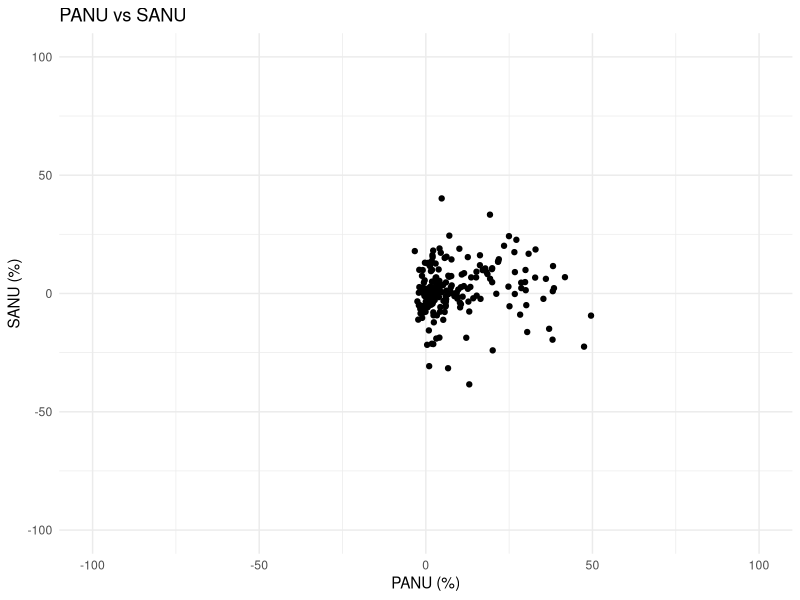
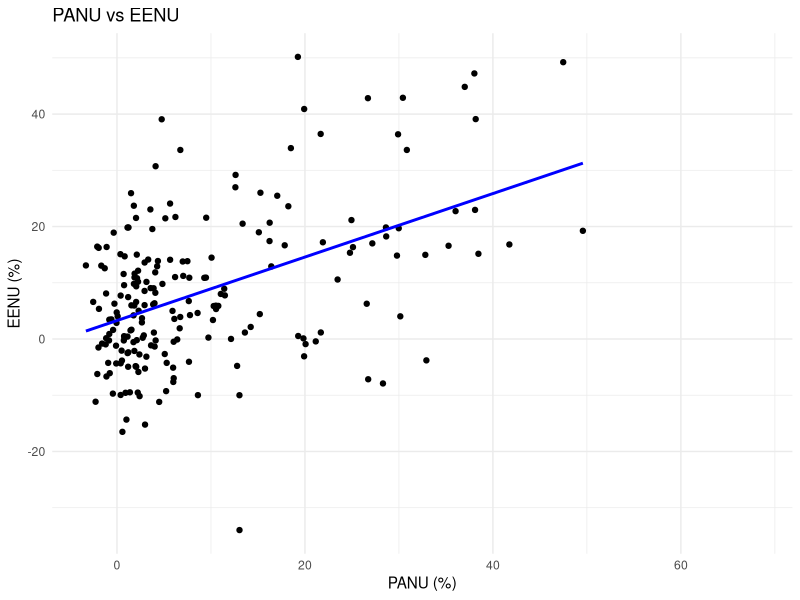
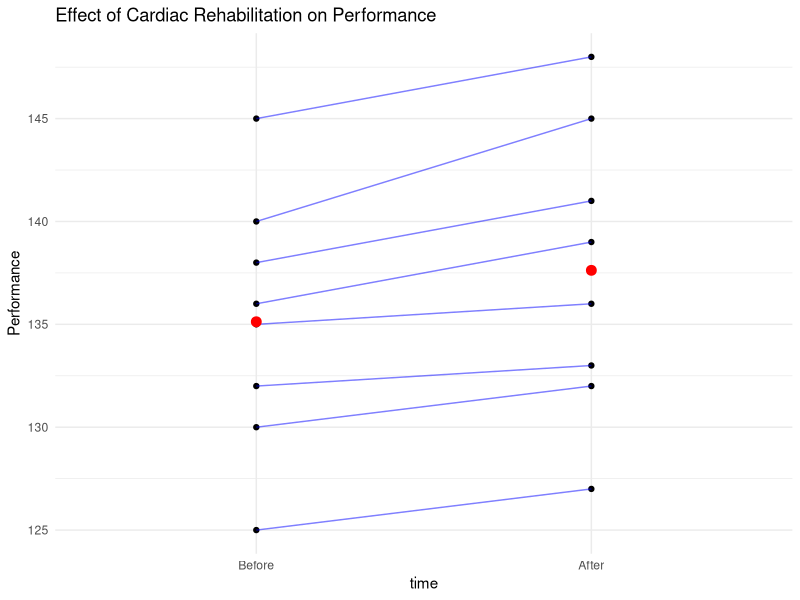
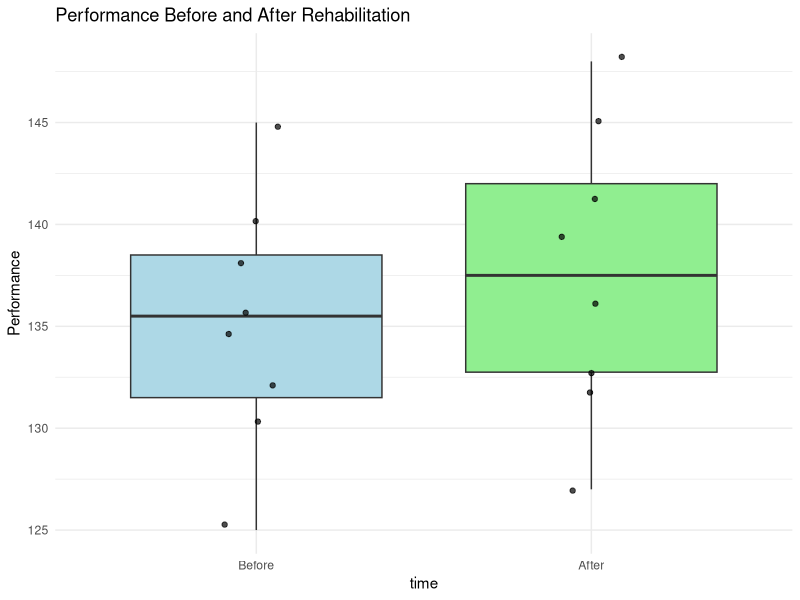
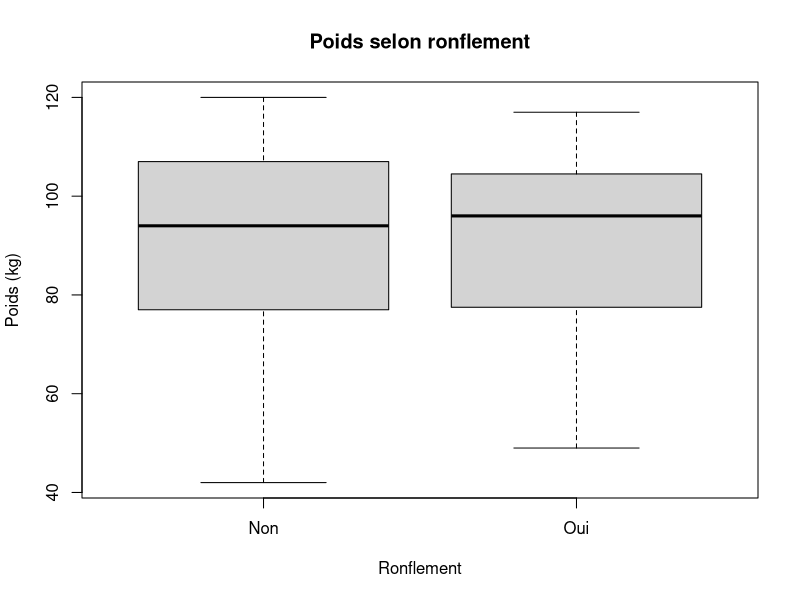
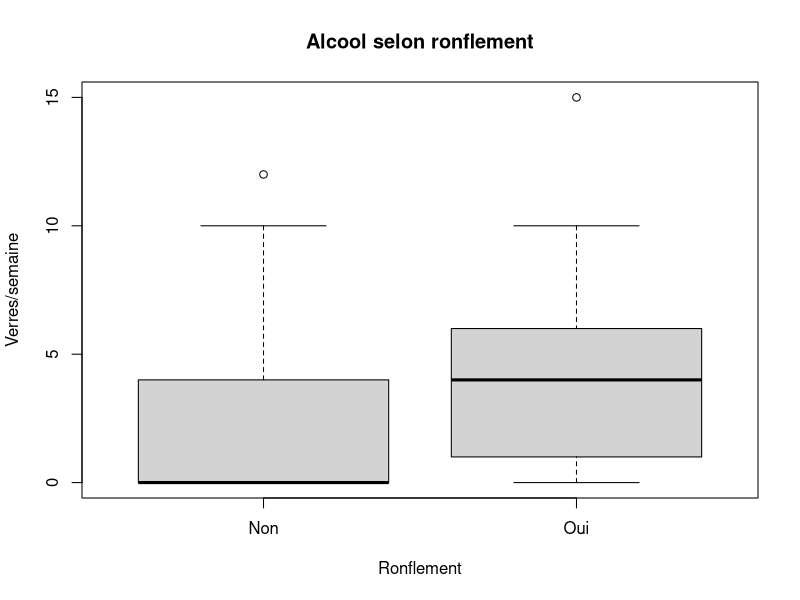
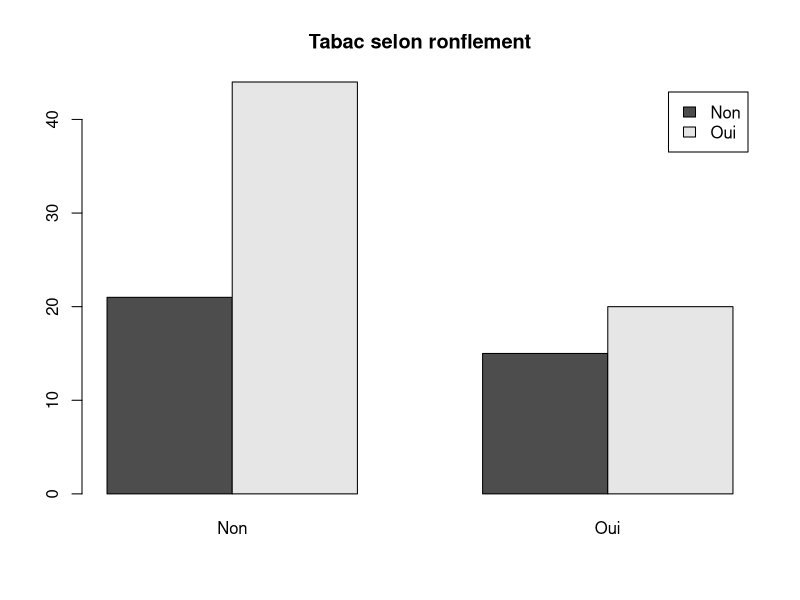
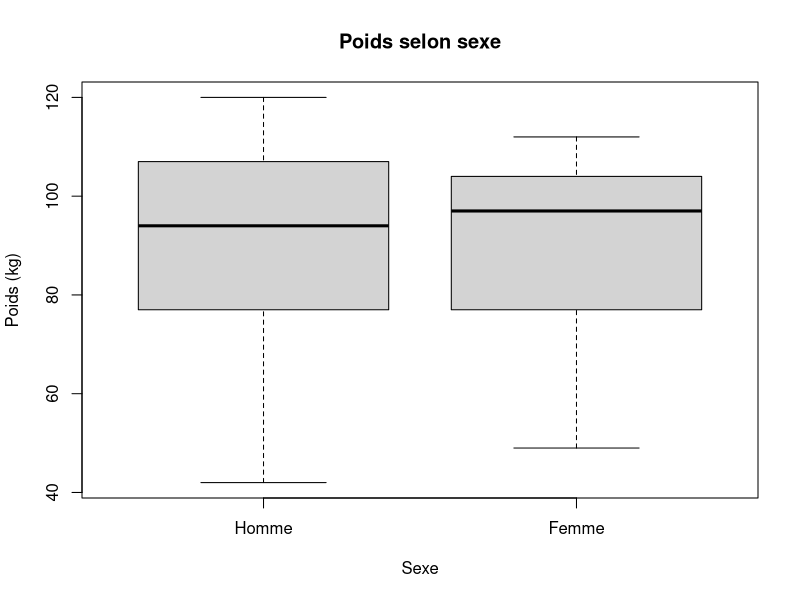

The R source for these figures, in order:
## ---- chunk 1
nonuse <- read.csv("data/test_data/NonUse.csv", sep=",", header=TRUE)
head(nonuse)
summary(nonuse)
## ---- chunk 2
cor.test(nonuse$PANU, nonuse$SANU, method="spearman")
## ---- chunk 3
cor.test(nonuse$PANU, nonuse$EENU, method="spearman")
## ---- chunk 4
library(ggplot2)
ggplot(nonuse, aes(x=PANU, y=SANU)) +
  geom_point() +
  xlim(-100, 100) +
  ylim(-100, 100) +
  labs(title="PANU vs SANU", x="PANU (%)", y="SANU (%)") +
  theme_minimal()
## ---- chunk 5
library(ggplot2)
ggplot(nonuse, aes(x=PANU, y=EENU)) +
  geom_point() +
  geom_smooth(method="lm", se=FALSE, color="blue") +
  #xlim(-100, 100) +
  #ylim(-100, 100) +
  labs(title="PANU vs EENU", x="PANU (%)", y="EENU (%)") +
  theme_minimal()
## ---- chunk 6
lm_sanu <- lm(SANU ~ PANU, data=nonuse)
summary(lm_sanu)
coef(lm_sanu)
slope <- coef(lm_sanu)[2]
intercept <- coef(lm_sanu)[1]
cat("Regression equation: SANU =", slope, "* PANU +", intercept, "\n")
## ---- chunk 7
nonuse <- read.csv("data/test_data/PrePost.csv", sep=",", header=TRUE)
head(nonuse)
summary(nonuse)
## ---- chunk 8
# Load libraries
library(dplyr)    # Data manipulation
library(tidyr)    # Pivoting
library(ggplot2)  # Plotting
library(readr)    # Read CSV

# Step 1: Read CSV
PrePost <- read.csv("data/test_data/PrePost.csv", sep = ",", header = TRUE)

# Quick check
head(PrePost)
summary(PrePost)

# Step 2: Convert 'time' to factor
PrePost$time <- factor(PrePost$time, levels = c("Before", "After"))

# Step 3: Add participant ID to handle duplicates
PrePost <- PrePost %>%
  group_by(time) %>%
  mutate(id = row_number()) %>%
  ungroup()

# Step 4: Pivot to wide format
diff <- PrePost %>%
  pivot_wider(names_from = time, values_from = perf) %>%
  mutate(diff = After - Before)

diff   # View wide table

# Step 5: Check normality of differences
shapiro_test <- shapiro.test(diff$diff)
shapiro_test

# Step 6: Paired test
if(shapiro_test$p.value > 0.05){
  # Parametric: paired t-test
  test_result <- t.test(diff$After, diff$Before, paired = TRUE)
  test_type <- "Paired t-test"
} else {
  # Non-parametric: Wilcoxon signed-rank test
  test_result <- wilcox.test(diff$After, diff$Before, paired = TRUE)
  test_type <- "Wilcoxon signed-rank test"
}

test_result
cat("Test used:", test_type, "\n")

# --- Step 7a: Paired line plot ---
ggplot(PrePost, aes(x = time, y = perf)) +
  geom_point() +
  geom_line(aes(group = id), color = "blue", alpha = 0.5) +
  stat_summary(fun = mean, geom = "point", color = "red", size = 3) +
  stat_summary(fun = mean, geom = "line", color = "red", size = 1.5) +
  theme_minimal() +
  labs(title = "Effect of Cardiac Rehabilitation on Performance",
       y = "Performance")

# --- Step 7b: Boxplot with jitter ---
ggplot(PrePost, aes(x = time, y = perf)) +
  geom_boxplot(fill = c("lightblue", "lightgreen")) +
  geom_jitter(width = 0.1, alpha = 0.7) +
  theme_minimal() +
  labs(title = "Performance Before and After Rehabilitation",
       y = "Performance")

## ---- chunk 9
nonuse <- read.csv("data/test_data/snore.txt", sep=",", header=TRUE)
head(nonuse)
summary(nonuse)
## ---- chunk 10

# --- Load libraries ---
library(dplyr)      # data manipulation
library(ggplot2)    # plots
library(readr)      # read data
library(GGally)     # correlation plots

# --- Step 1: Import data ---
snore <- read.table("data/test_data/snore.txt", header = TRUE)

# Recode des qualitatives
snore$sex   <- factor(snore$sex,   levels = c("H","F"), labels = c("Homme","Femme"))
snore$snore <- factor(snore$snore, levels = c("N","O"), labels = c("Non","Oui"))
snore$tabac <- factor(snore$tabac, levels = c("N","O"), labels = c("Non","Oui"))

# Conversion des colonnes numériques
num_cols <- c("age", "weight", "height", "alcool")
for (col in num_cols) {
  snore[[col]] <- as.numeric(as.character(snore[[col]]))
}

# --- Fonction utile pour choix test t-test ou Wilcoxon ---
run_test_numeric <- function(var, group) {
  tbl <- table(group)
  
  # Si taille de groupe <3, test non-paramétrique par défaut
  if (any(tbl < 3)) {
    cat("Taille de groupe trop petite, utilisation Wilcoxon\n")
    res <- wilcox.test(var ~ group)
  } else {
    # Test normalité Shapiro
    normal <- all(sapply(levels(group), function(g) {
      length(var[group==g])>=3 && shapiro.test(var[group==g])$p.value > 0.05
    }))
    
    # Test variances égales
    if (normal) {
      equal_var <- var.test(var ~ group)$p.value > 0.05
      res <- t.test(var ~ group, var.equal = equal_var)
    } else {
      res <- wilcox.test(var ~ group)
    }
  }
  return(res)
}

# --- Fonction pour test qualitatif χ² ou Fisher ---
run_test_categorical <- function(var, group) {
  tab <- table(var, group)
  if (any(chisq.test(tab)$expected < 5)) {
    res <- fisher.test(tab)
  } else {
    res <- chisq.test(tab)
  }
  return(res)
}

# --- Q1 : Poids selon ronflement ---
cat("\nQ1 : Poids selon ronflement\n")
res1 <- run_test_numeric(snore$weight, snore$snore)
print(res1)
boxplot(weight ~ snore, data=snore, main="Poids selon ronflement",
        ylab="Poids (kg)", xlab="Ronflement")

# --- Q2 : Alcool selon ronflement ---
cat("\nQ2 : Alcool selon ronflement\n")
res2 <- run_test_numeric(snore$alcool, snore$snore)
print(res2)
boxplot(alcool ~ snore, data=snore, main="Alcool selon ronflement",
        ylab="Verres/semaine", xlab="Ronflement")

# --- Q3 : Tabac selon ronflement ---
cat("\nQ3 : Tabac selon ronflement\n")
res3 <- run_test_categorical(snore$tabac, snore$snore)
print(res3)
barplot(table(snore$tabac, snore$snore), beside=TRUE, legend=TRUE,
        main="Tabac selon ronflement")

# --- Q4 : Poids selon sexe ---
cat("\nQ4 : Poids selon sexe\n")
res4 <- run_test_numeric(snore$weight, snore$sex)
print(res4)
boxplot(weight ~ sex, data=snore, main="Poids selon sexe",
        ylab="Poids (kg)", xlab="Sexe")

# --- Q5 : Tabac selon sexe ---
cat("\nQ5 : Tabac selon sexe\n")
res5 <- run_test_categorical(snore$tabac, snore$sex)
print(res5)
barplot(table(snore$tabac, snore$sex), beside=TRUE, legend=TRUE,
        main="Tabac selon sexe")

# --- Corrélations générales (variables numériques) ---
num_vars <- snore[, c("age","weight","height","alcool")]
cor_matrix <- cor(num_vars, use="complete.obs", method="spearman")
print(cor_matrix)

